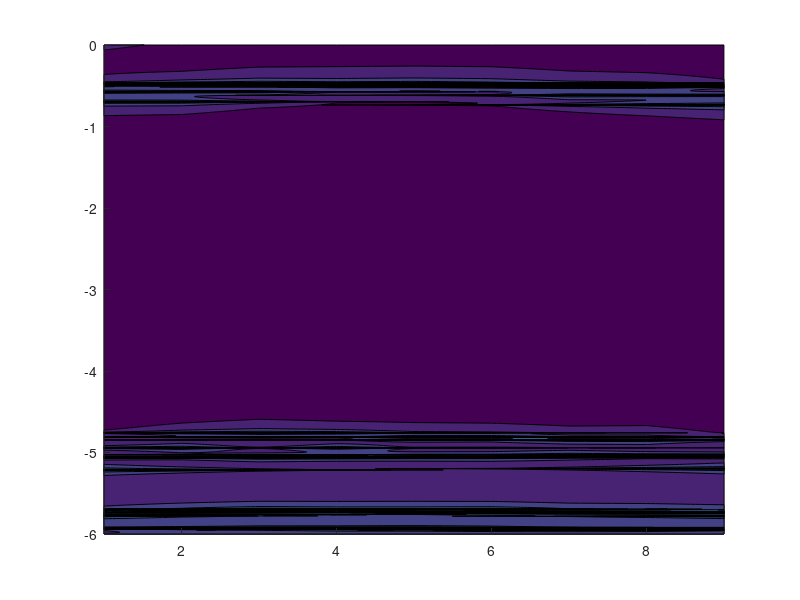

Source code (MATLAB): (Note: this script raises an error after producing the figure.)
%% 2D DOS
clear all, close all, clc;
load DNADOS.mat
N = 9;

for i = 1:N
    group{i} = [i (N*2)+1-i];
end

temp = zeros(length(group), length(DOS));
for j = 1:length(group)
     range = [group{j}(1) group{j}(2)];   
     temp(j, :) = temp(j, :) + sum(DOSBlock(range , :));

end
DOSBlock = temp; clear temp;

figure(1);
contourf(1:size(DOSBlock, 1), Energy, log(DOSBlock'), 'edgecolor', 'none');
title('Density of States along DNA Strand');
xlabel('Base-Pairs');
ylabel('Energy (eV)');
colormap hot;
colorbar;
caxis([-15 10]);
%set(gca, 'FontSize', 30, 'LineWidth', 2); %<- Plot properties
xticks(1:size(DOSBlock, 1))
% ylim([-4.8 -4.5])
% caxis([-4 0])
%title([num2str(num_basepairs) '-mer'])
